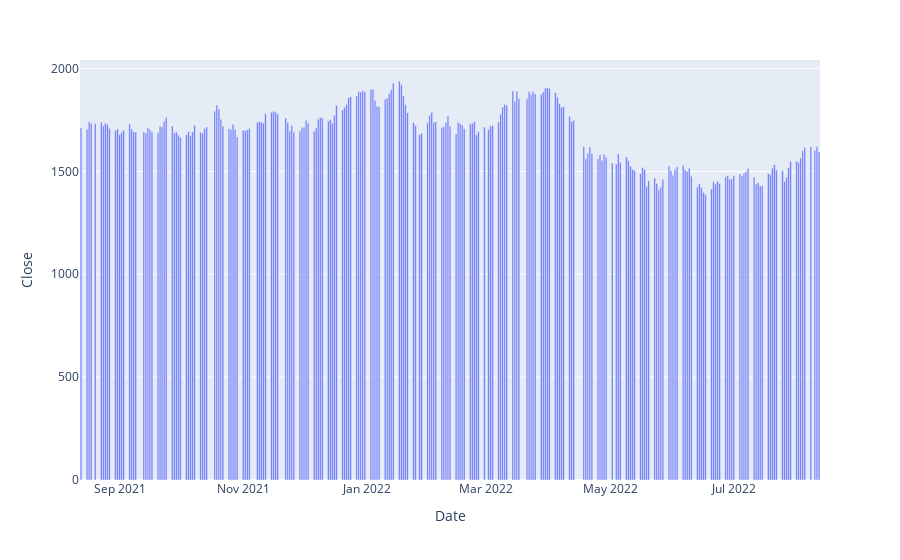

Notebook cell for this chart:
### Code cell
figure = px.bar(data, x = "Date", y= "Close")
figure.show()

### Figure 1 — Plotly figure (JSON) as saved in the notebook; plotly's stock layout.template omitted (floating-point values rounded to 4 significant figures; data arrays with more than 128 entries replaced by an {"elided": "..."} marker saying what was removed)
{"data": [{"alignmentgroup": "True", "hovertemplate": "Date=%{x}<br>Close=%{y}<extra></extra>", "legendgroup": "", "marker": {"color": "#636efa", "pattern": {"shape": ""}}, "name": "", "offsetgroup": "", "orientation": "v", "showlegend": false, "textposition": "auto", "type": "bar", "x": {"elided": "249 str values"}, "xaxis": "x", "y": {"elided": "249 float values"}, "yaxis": "y"}], "layout": {"barmode": "relative", "legend": {"tracegroupgap": 0}, "margin": {"t": 60}, "xaxis": {"anchor": "y", "domain": [0, 1], "title": {"text": "Date"}}, "yaxis": {"anchor": "x", "domain": [0, 1], "title": {"text": "Close"}}}}
